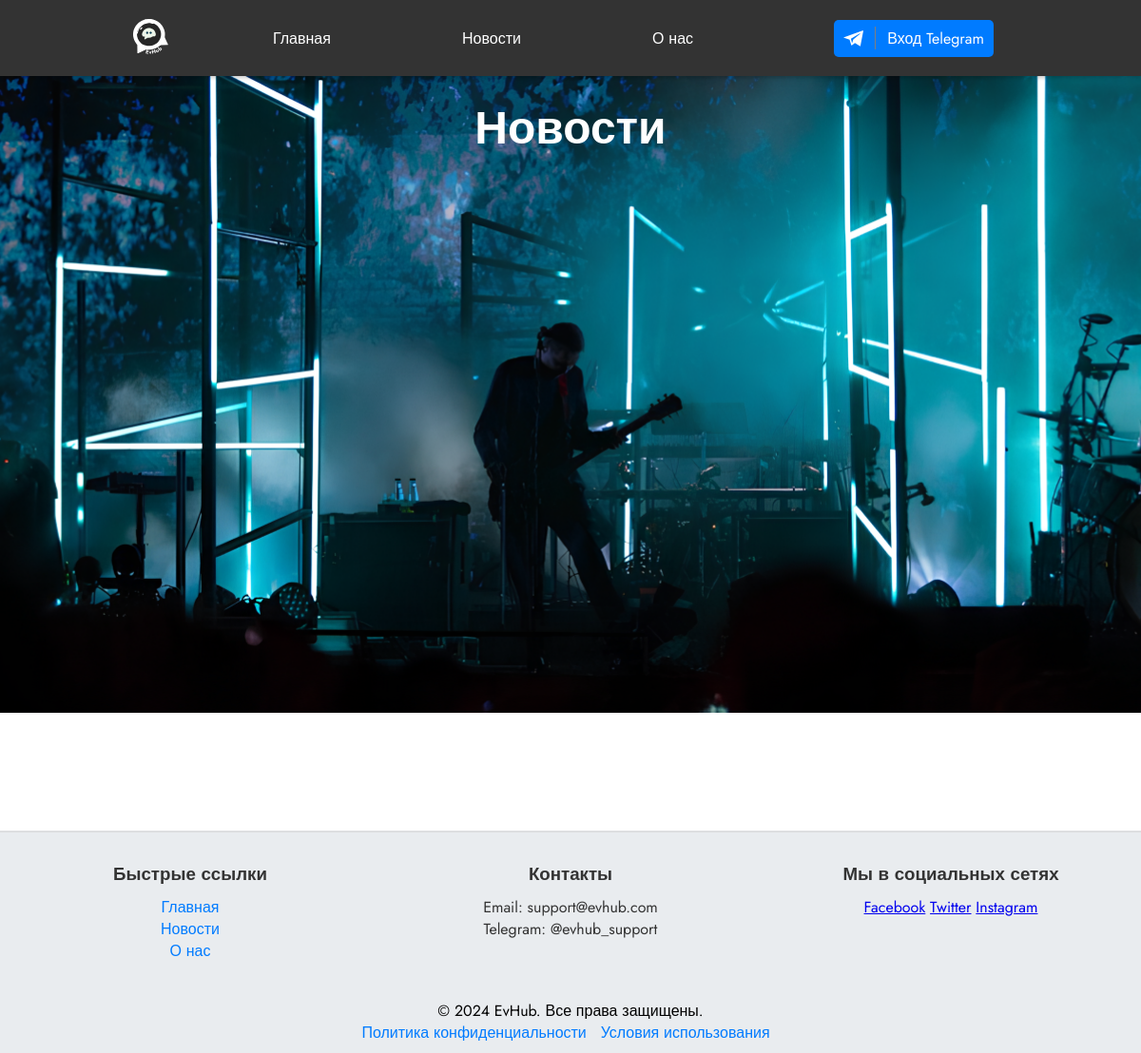
Before: /news/ with the older database file.
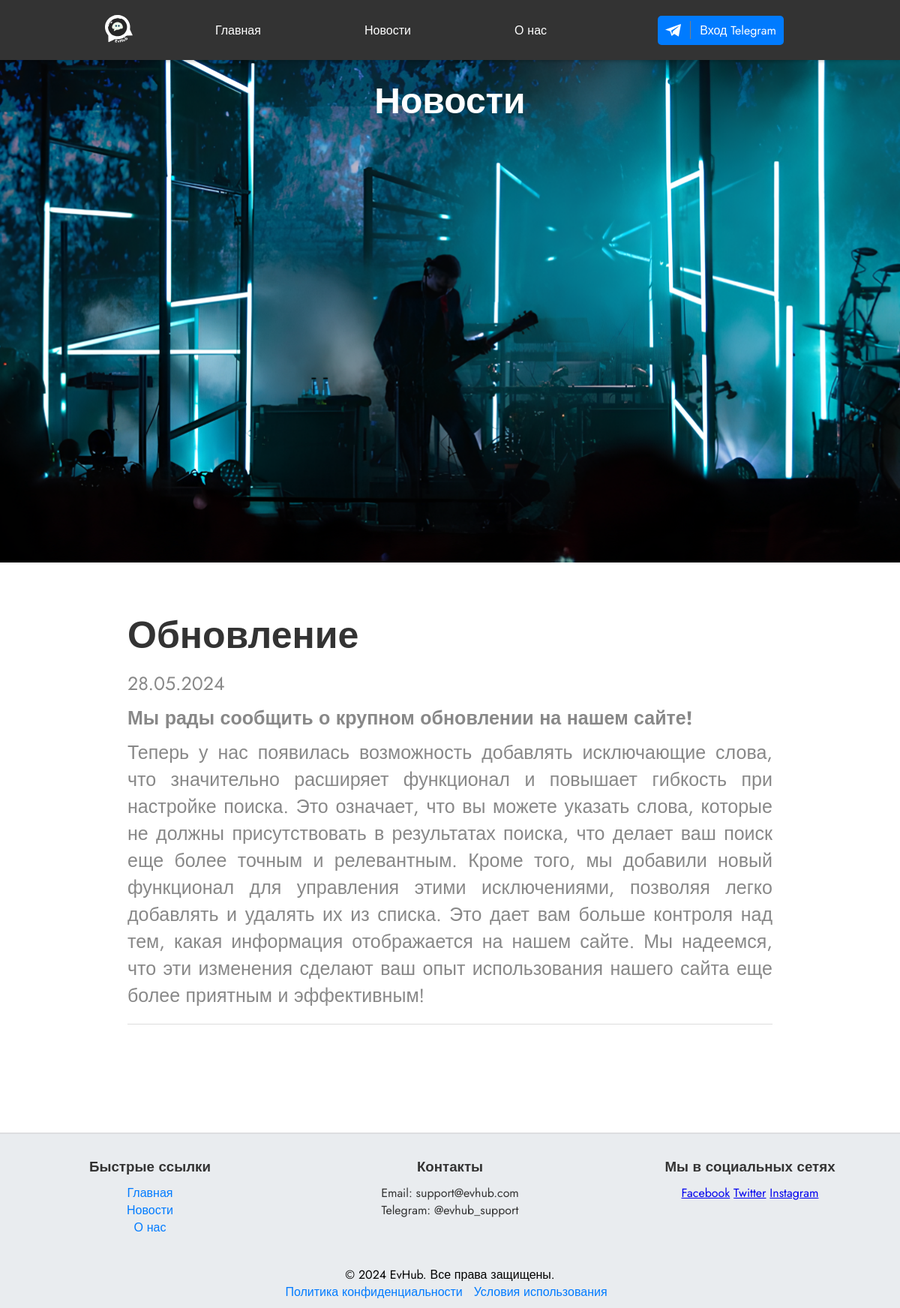
After: the same page with the newer database file.
### saite/models.py (models this page shows, shortened)
class News(models.Model):
    title = models.CharField(max_length=200)
    content = CKEditor5Field('Text', config_name='extends')
    created_at = models.DateTimeField(auto_now_add=True)

### saite/views.py (the view)
# urls.py: path('news/', saite_views.news_page, name='news-page'),
@csrf_exempt
def news_page(request):
    if request.method == 'POST' and request.user.is_staff:
        data = json.loads(request.body)
        form = NewsForm(data)
        if form.is_valid():
            news = form.save()
            return JsonResponse({'id': news.id})
        else:
            return JsonResponse({'errors': form.errors}, status=400)
    else:
        form = NewsForm()
    news = News.objects.all().order_by('-created_at')
    return render(request, 'news.html', {'form': form, 'news': news, 'is_admin': request.user.is_staff})

### telegram_auth/views.py (called while the page is built)
@receiver(request_started)
def set_webhook(**kwargs):
    print("Setting webhook...")
    try:
        response = requests.post(f"{TELEGRAM_API}{TELEGRAM_TOKEN}/setWebhook", data={'url': WEBHOOK_URL})
        logger.info("Webhook set successfully. Response: %s", response.json())
    except Exception as e:
        logger.error("Error setting webhook: %s", e)

### saite/templates/news.html (shortened to what this page needs)
{% extends "headerfooter.html" %}
{% load static %}
{% block content %}
<!DOCTYPE html>
<html lang="ru">
<head>
    <link rel="stylesheet" href="{% static 'css/stylenews.css' %}">
</head>
<body>
    <main>
        <div class="hero-image">
            <img src="{% static 'images/news/news.png' %}" alt="Initial Image" class="image" id="image1">
            <div class="hero-text" id="heroText">Новости</div>
        </div>
        <div id="news-container">
            {% for news in news %}
                <div class="news-item" data-news-id="{{ news.id }}">
                    <h2>{{ news.title }}</h2>
                    <p>{{ news.created_at|date:"d.m.Y" }}</p>
                    <div>{{ news.content|safe }}</div>
                    <hr>
                </div>
            {% endfor %}
        </div>
    </main>
</body>
</html>
{% endblock %}

### saite/templates/headerfooter.html (shortened to what this page needs)
{% load static %}
<!DOCTYPE html>
<html lang="ru">
<head>
    <link rel="stylesheet" href="{% static 'css/headerfooter.css' %}">
</head>
<body>
<header>
    <nav class="navbar">
        <a href="{% url 'main-page' %}" class="logo-container">
            <img src="{% static 'images/header/logo.svg' %}" alt="Логотип" class="logo">
        </a>
        <ul class="nav-list">
            <li><a href="{% url 'main-page' %}" class="text-button">Главная</a></li>
            <li><a href="{% url 'news-page' %}" class="text-button">Новости</a></li>
            <li><a href="{% url 'about-page' %}" class="text-button">О нас</a></li>
            {% if user.is_authenticated %}
            <li>
                <a href="{% url 'settings-page' %}" class="custom-button">
                    <span class="icon-container">
                        <img width="21" height="29" fill="none" src="{% static 'images/header/bot.svg' %}">
                    </span>
                    <span class="divider"></span>
                    <span class="text">Настроить бота</span>
                </a>
            </li>
            {% else %}
            <li>
                <a class="custom-button2" href="https://t.me/EvHubBot">
                    <span class="icon-container">
                        <img width="21" height="29" fill="none" src="{% static 'images/header/telegaicon.svg' %}">
                    </span>
                    <span class="text">Вход Telegram</span>
                </a>
            </li>
            {% endif %}
        </ul>
    </nav>
</header>
<main>
    {% block content %}
    {% endblock %}
</main>
<footer>
    <div class="footer-container">
        <div class="footer-section">
            <h3>Быстрые ссылки</h3>
            <ul class="footer-links">
                <li><a href="{% url 'main-page' %}">Главная</a></li>
                <li><a href="{% url 'news-page' %}">Новости</a></li>
                <li><a href="{% url 'about-page' %}">О нас</a></li>
            </ul>
        </div>
        <div class="footer-section">
            <h3>Контакты</h3>
            <p>Email: support@evhub.com</p>
            <p>Telegram: @evhub_support</p>
        </div>
        <div class="footer-section">
            <h3>Мы в социальных сетях</h3>
            <a href="#" class="footer-link">Facebook</a>
            <a href="#" class="footer-link">Twitter</a>
            <a href="#" class="footer-link">Instagram</a>
        </div>
    </div>
    <div class="footer-bottom">
        <p>© 2024 EvHub. Все права защищены.</p>
        <p>
            <a href="#">Политика конфиденциальности</a>
            <a href="#">Условия использования</a>
        </p>
    </div>
</footer>
</body>
</html>

### saite/static/css/headerfooter.css (style rules this page uses)
:root { --font-size-base-min: 16px; --font-size-base-max: 18px; --screen-width-min: 320px; --screen-width-max: 1920px; --logo-size-min: 60px; --logo-size-max: 100px; }
html, body { height: 100%; margin: 0; display: flex; flex-direction: column; }
main { flex: 1; }
header { position: sticky; top: 0; z-index: 1000; background-color: #333; box-shadow: 0 2px 4px 0 rgba(0,0,0,.2); transition: box-shadow 0.3s ease-in-out; }
.logo-container { display: flex; align-items: center; margin-top: 10px; margin-bottom: 10px; }
.logo { width: calc(var(--logo-size-min) + (var(--logo-size-max) - var(--logo-size-min)) * ((100vw - var(--screen-width-min)) / (var(--screen-width-max) - var(--screen-width-min)))); height: auto; }
.icon-container { display: flex; align-items: center; justify-content: center; }
.navbar { display: flex; align-items: center; justify-content: space-between; width: 80%; margin: 0 auto; padding: 10px 20px; color: #fff; position: relative; }
.logo-container img { height: 40px; }
.nav-list { display: flex; list-style-type: none; align-items:center; width: 100%; justify-content: space-between; padding: 0; margin-left: 10%; }
.nav-list li { margin: 0 15px; }
.text-button { color: #fff; text-decoration: none; }
.custom-button, .custom-button2 { display: flex; align-items: center; color: #fff; transition: background-color 0.3s; text-decoration: none; background-color: #007BFF; padding: 5px 10px; border-radius: 5px; margin-left: 10px; }
.custom-button .icon-container, .custom-button2 .icon-container { display: flex; align-items: center; }
footer { background-color: #e9ecef; padding-top: 20px; text-align: center; border-top: 1px solid #e9ecef; margin-top: 7%; border-top: solid 2px; border-color: #cdcdcd75; }
.footer-container { max-width: 1200px; margin: 0 auto; display: flex; flex-wrap: wrap; justify-content: space-between; }
.footer-section { flex: 1; padding: 10px; }
.footer-section h3 { margin-bottom: 10px; }
.footer-section p { margin: 0; }
.footer-links { list-style-type: none; padding: 0; margin: 0; }
.footer-links li { margin: 0; }
.footer-links a { text-decoration: none; color: #007bff; }
.footer-bottom { background-color: rgb(233 236 239); padding: 10px; margin-top: 20px; }
.footer-bottom p { margin: 0; color: black; }
.footer-bottom a { text-decoration: none; color: #007bff; margin-right: 10px; }

### saite/static/css/stylenews.css (style rules this page uses)
:root { --font-size-base-min: 16px; --font-size-base-max: 18px; --screen-width-min: 320px; --screen-width-max: 1920px; --logo-size-min: 60px; --logo-size-max: 100px; }
* { margin: 0; padding: 0; box-sizing: border-box; }
body { font-family: 'Jost', sans-serif; font-size: calc(var(--font-size-base-min) + (var(--font-size-base-max) - var(--font-size-base-min)) * ((100vw - var(--screen-width-min)) / (var(--screen-width-max) - var(--screen-width-min)))); background-color: #fff; color: #333; }
.text { text-align: justify; }
.hero-image { position: relative; width: 100%; height: 670px; }
.hero-image .image { position: absolute; top: 0; left: 0; width: 100%; height: 100%; object-fit: cover; transition: opacity 0.5s ease-in-out; }
.hero-text { position: absolute; top: 20px; left: 50%; transform: translateX(-50%); font-size: 3rem; font-weight: bold; color: white; transition: top 0.2s ease-in-out; }
.news-item h2 { font-size: 1.5rem; margin-bottom: 5px; }
.news-item p { color: gray; margin-bottom: 10px; }
.news-item hr { border: 0; border-top: 1px solid #ccc; }
#news-container { display: flex; flex-direction: column; align-items: center; width: 100%; padding: 20px; }
.news-item { max-width: 900px; width: 100%; margin: 20px 0; padding: 20px; text-align: justify; }
.news-item h2 { font-size: 50px; margin-bottom: 10px; }
.news-item p { font-size: 25px; color: #888; margin-bottom: 10px; }
.news-item div { font-size: 1rem; color: #333; margin-bottom: 20px; }
.news-item hr { border: none; height: 1px; background: #ddd; margin: 0; }

Changed rows visible on the page:
added News: title "Обновление", created_at "28.05.2024", content "Мы рады сообщить о крупном обновлении на нашем сайте! Теперь у нас появилась возможность добавлять исключающие слова, что значительно расширяет функционал и повышает гибкость при настройке поиска. Это означает, что вы можете указать слова, которые не должны присутствовать в результатах поиска, что делает ваш поиск еще более точным и релевантным. Кроме того, мы добавили новый функционал для управления этими исключениями, позволяя легко добавлять и удалять их из списка. Это дает вам больше контроля над тем, какая информация отображается на нашем сайте. Мы надеемся, что эти изменения сделают ваш опыт использования нашего сайта еще более приятным и эффективным!"
